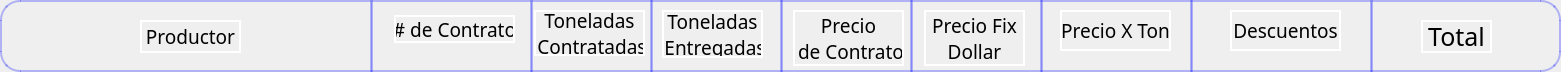
          <widget class="QWidget" name="scrollAreaWidgetContents_2">
           <property name="geometry">
            <rect>
             <x>0</x>
             <y>0</y>
             <width>1561</width>
             <height>72</height>
            </rect>
           </property>
           <property name="styleSheet">
            <string notr="true">border-width:2px;
border-color:rgba(28, 35, 255,0.3);
border-style:solid;
border-radius:20px;</string>
           </property>
           <widget class="QLabel" name="label_41">
            <property name="geometry">
             <rect>
              <x>140</x>
              <y>20</y>
              <width>101</width>
              <height>33</height>
             </rect>
            </property>
            <property name="font">
             <font>
              <family>Bahnschrift</family>
              <pointsize>14</pointsize>
              <weight>50</weight>
              <italic>false</italic>
              <bold>false</bold>
             </font>
            </property>
            <property name="styleSheet">
             <string notr="true">border-radius:0px;
border-color: rgb(255, 255, 255);</string>
            </property>
            <property name="text">
             <string>Productor</string>
            </property>
            <property name="alignment">
             <set>Qt::AlignCenter</set>
            </property>
           </widget>
           <widget class="QLabel" name="label_42">
            <property name="geometry">
             <rect>
              <x>394</x>
              <y>15</y>
              <width>121</width>
              <height>28</height>
             </rect>
            </property>
            <property name="font">
             <font>
              <family>Bahnschrift</family>
              <pointsize>14</pointsize>
              <weight>50</weight>
              <italic>false</italic>
              <bold>false</bold>
             </font>
            </property>
            <property name="styleSheet">
             <string notr="true">border-radius:0px;
border-color: rgb(255, 255, 255);</string>
            </property>
            <property name="text">
             <string># de Contrato</string>
            </property>
            <property name="alignment">
             <set>Qt::AlignCenter</set>
            </property>
           </widget>
           <widget class="QLabel" name="label_43">
            <property name="geometry">
             <rect>
              <x>534</x>
              <y>10</y>
              <width>111</width>
              <height>46</height>
             </rect>
            </property>
            <property name="font">
             <font>
              <family>Bahnschrift</family>
              <pointsize>14</pointsize>
              <weight>50</weight>
              <italic>false</italic>
              <bold>false</bold>
             </font>
            </property>
            <property name="styleSheet">
             <string notr="true">border-radius:0px;
border-color: rgb(255, 255, 255);</string>
            </property>
            <property name="text">
             <string>Toneladas 
 Contratadas</string>
            </property>
            <property name="alignment">
             <set>Qt::AlignCenter</set>
            </property>
           </widget>
           <widget class="QLabel" name="label_44">
            <property name="geometry">
             <rect>
              <x>662</x>
              <y>10</y>
              <width>101</width>
              <height>48</height>
             </rect>
            </property>
            <property name="font">
             <font>
              <family>Bahnschrift</family>
              <pointsize>14</pointsize>
              <weight>50</weight>
              <italic>false</italic>
              <bold>false</bold>
             </font>
            </property>
            <property name="styleSheet">
             <string notr="true">border-radius:0px;
border-color: rgb(255, 255, 255);</string>
            </property>
            <property name="text">
             <string>Toneladas 
 Entregadas</string>
            </property>
            <property name="alignment">
             <set>Qt::AlignCenter</set>
            </property>
           </widget>
           <widget class="QLabel" name="label_45">
            <property name="geometry">
             <rect>
              <x>793</x>
              <y>10</y>
              <width>111</width>
              <height>56</height>
             </rect>
            </property>
            <property name="font">
             <font>
              <family>Bahnschrift</family>
              <pointsize>14</pointsize>
              <weight>50</weight>
              <italic>false</italic>
              <bold>false</bold>
             </font>
            </property>
            <property name="styleSheet">
             <string notr="true">border-radius:0px;
border-color: rgb(255, 255, 255);</string>
            </property>
            <property name="text">
             <string>Precio 
 de Contrato</string>
            </property>
            <property name="alignment">
             <set>Qt::AlignCenter</set>
            </property>
           </widget>
           <widget class="QLabel" name="label_46">
            <property name="geometry">
             <rect>
              <x>924</x>
              <y>10</y>
              <width>101</width>
              <height>56</height>
             </rect>
            </property>
            <property name="font">
             <font>
              <family>Bahnschrift</family>
              <pointsize>14</pointsize>
              <weight>50</weight>
              <italic>false</italic>
              <bold>false</bold>
             </font>
            </property>
            <property name="styleSheet">
             <string notr="true">border-radius:0px;
border-color: rgb(255, 255, 255);</string>
            </property>
            <property name="text">
             <string>Precio Fix 
 Dollar </string>
            </property>
            <property name="alignment">
             <set>Qt::AlignCenter</set>
            </property>
           </widget>
           <widget class="QLabel" name="label_47">
            <property name="geometry">
             <rect>
              <x>1060</x>
              <y>10</y>
              <width>111</width>
              <height>41</height>
             </rect>
            </property>
            <property name="font">
             <font>
              <family>Bahnschrift</family>
              <pointsize>14</pointsize>
              <weight>50</weight>
              <italic>false</italic>
              <bold>false</bold>
             </font>
            </property>
            <property name="styleSheet">
             <string notr="true">border-radius:0px;
border-color: rgb(255, 255, 255);</string>
            </property>
            <property name="text">
             <string>Precio X Ton</string>
            </property>
            <property name="alignment">
             <set>Qt::AlignCenter</set>
            </property>
           </widget>
           <widget class="QLabel" name="label_50">
            <property name="geometry">
             <rect>
              <x>1230</x>
              <y>10</y>
              <width>111</width>
              <height>41</height>
             </rect>
            </property>
            <property name="font">
             <font>
              <family>Bahnschrift</family>
              <pointsize>14</pointsize>
              <weight>50</weight>
              <italic>false</italic>
              <bold>false</bold>
             </font>
            </property>
            <property name="styleSheet">
             <string notr="true">border-radius:0px;
border-color: rgb(255, 255, 255);</string>
            </property>
            <property name="text">
             <string>Descuentos</string>
            </property>
            <property name="alignment">
             <set>Qt::AlignCenter</set>
            </property>
           </widget>
           <widget class="QLabel" name="label_49">
            <property name="geometry">
             <rect>
              <x>1421</x>
              <y>20</y>
              <width>71</width>
              <height>33</height>
             </rect>
            </property>
            <property name="font">
             <font>
              <family>Bahnschrift</family>
              <pointsize>-1</pointsize>
              <weight>50</weight>
              <italic>false</italic>
              <bold>false</bold>
             </font>
            </property>
            <property name="styleSheet">
             <string notr="true">font:25px;
border-radius:0px;
border-color: rgb(255, 255, 255);</string>
            </property>
            <property name="text">
             <string>Total</string>
            </property>
            <property name="alignment">
             <set>Qt::AlignCenter</set>
            </property>
           </widget>
           <widget class="Line" name="line_16">
            <property name="geometry">
             <rect>
              <x>370</x>
              <y>0</y>
              <width>3</width>
              <height>500</height>
             </rect>
            </property>
            <property name="orientation">
             <enum>Qt::Vertical</enum>
            </property>
           </widget>
           <widget class="Line" name="line_17">
            <property name="geometry">
             <rect>
              <x>530</x>
              <y>0</y>
              <width>3</width>
              <height>500</height>
             </rect>
            </property>
            <property name="orientation">
             <enum>Qt::Vertical</enum>
            </property>
           </widget>
           <widget class="Line" name="line_18">
            <property name="geometry">
             <rect>
              <x>650</x>
              <y>-10</y>
              <width>3</width>
              <height>500</height>
             </rect>
            </property>
            <property name="orientation">
             <enum>Qt::Vertical</enum>
            </property>
           </widget>
           <widget class="Line" name="line_19">
            <property name="geometry">
             <rect>
              <x>780</x>
              <y>-10</y>
              <width>3</width>
              <height>500</height>
             </rect>
            </property>
            <property name="orientation">
             <enum>Qt::Vertical</enum>
            </property>
           </widget>
           <widget class="Line" name="line_35">
            <property name="geometry">
             <rect>
              <x>910</x>
              <y>-10</y>
              <width>3</width>
              <height>500</height>
             </rect>
            </property>
            <property name="orientation">
             <enum>Qt::Vertical</enum>
            </property>
           </widget>
           <widget class="Line" name="line_37">
            <property name="geometry">
             <rect>
              <x>1040</x>
              <y>-10</y>
              <width>3</width>
              <height>500</height>
             </rect>
            </property>
            <property name="orientation">
             <enum>Qt::Vertical</enum>
            </property>
           </widget>
           <widget class="Line" name="line_45">
            <property name="geometry">
             <rect>
              <x>1190</x>
              <y>-10</y>
              <width>3</width>
              <height>500</height>
             </rect>
            </property>
            <property name="orientation">
             <enum>Qt::Vertical</enum>
            </property>
           </widget>
           <widget class="Line" name="line_47">
            <property name="geometry">
             <rect>
              <x>1370</x>
              <y>0</y>
              <width>3</width>
              <height>500</height>
             </rect>
            </property>
            <property name="orientation">
             <enum>Qt::Vertical</enum>
            </property>
           </widget>
           <zorder>label_43</zorder>
           <zorder>label_41</zorder>
           <zorder>label_42</zorder>
           <zorder>label_44</zorder>
           <zorder>label_45</zorder>
           <zorder>label_46</zorder>
           <zorder>label_47</zorder>
           <zorder>label_50</zorder>
           <zorder>label_49</zorder>
           <zorder>line_16</zorder>
           <zorder>line_17</zorder>
           <zorder>line_18</zorder>
           <zorder>line_19</zorder>
           <zorder>line_35</zorder>
           <zorder>line_37</zorder>
           <zorder>line_45</zorder>
           <zorder>line_47</zorder>
          </widget>
